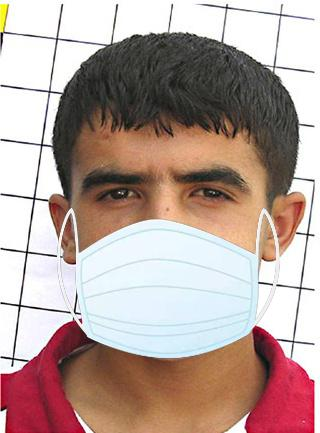
#> input picture dataset/with_mask/with_mask_918.jpg, 320 x 433 px; its folder holds only this picture in this run
$ python train_model.py
#> lines starting #> are read from the running program, lines starting #| are printed output that depends on the picture
import os
import cv2
import numpy as np
from sklearn.svm import SVC
from sklearn.model_selection import train_test_split
from sklearn.preprocessing import StandardScaler
from sklearn.metrics import classification_report, accuracy_score
import joblib
from sklearn.ensemble import RandomForestClassifier

# Consistent category order
categories = ['with_mask', 'without_mask']
data_dir = "dataset"

data = []
labels = []

print("Loading and processing images...")

# Load and label images
for category in categories:
    path = os.path.join(data_dir, category)
    label = categories.index(category)
    for img_name in os.listdir(path):
        img_path = os.path.join(path, img_name)
        img = cv2.imread(img_path)
#> img is the input picture: shape (433, 320, 3); mean B, G, R 155.5, 161.5, 182.6
        if img is not None:
            img = cv2.resize(img, (64, 64))
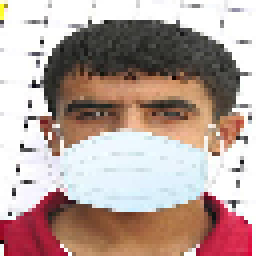
#> img: shape (64, 64, 3) (shown 4 times larger); mean B, G, R 155.7, 161.7, 182.8
            data.append(img.flatten())
            labels.append(label)
#> pass 2 of the loop `for category in categories:`:
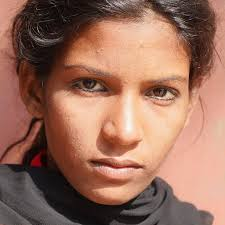
#> input picture dataset/without_mask/without_mask_1653.jpg, 225 x 225 px
#> img is the input picture: shape (225, 225, 3); mean B, G, R 92.1, 109.5, 153
#> `img = cv2.resize(img, (64, 64))`:
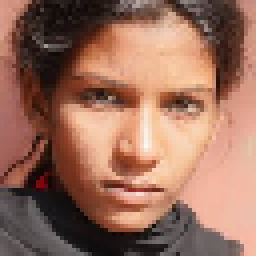
#> img: shape (64, 64, 3) (shown 4 times larger); mean B, G, R 91.9, 109.4, 152.8

print(f"Total images: {len(data)}")
#| Total images: 2

# Convert and scale
X = np.array(data)
y = np.array(labels)

scaler = StandardScaler()
X = scaler.fit_transform(X)

# Split and train
X_train, X_test, y_train, y_test = train_test_split(X, y, test_size=0.2, random_state=42)
#> y_train = [0]; y_test = [1]

model = RandomForestClassifier(n_estimators=1000, random_state=42)
model.fit(X_train, y_train)


# Evaluate
y_pred = model.predict(X_test)
#> y_pred = [0]
print(model.score(X_test, y_test))
#| 0.0
print("Accuracy:", accuracy_score(y_test, y_pred))
#| Accuracy: 0.0


# Save model and scaler
joblib.dump(model, "face_mask_model.pkl")
joblib.dump(scaler, "scaler.pkl")

print("Model and scaler saved successfully.")
